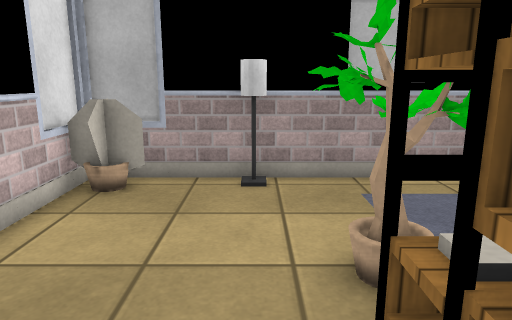
View 1 (above)

12 first-person views from a walk through a 3-D level made in the Unity game engine. The camera is 1.2 m above the floor, tilts 12° down and sees 70° across. The floor is counted in squares, 0.5 m on a side. Each view is taken from the middle of a square. On the plan, view 1 faces up. The plan holds only what a view shows up to about 20 squares ahead; the rest is blank. The player is left out. Some surface patterns are stand-ins.

View 2
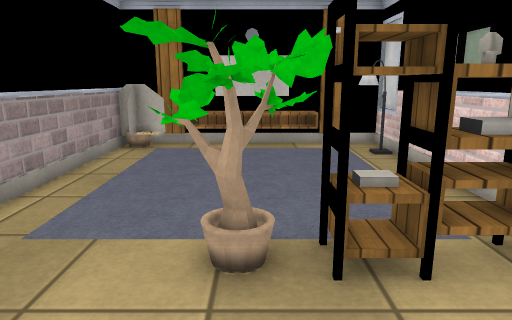

View 3
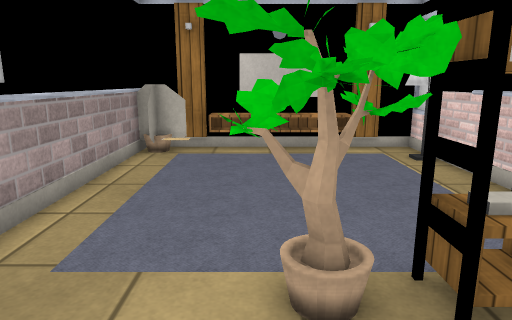

View 4
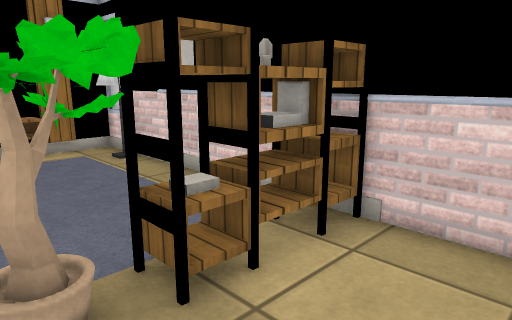

View 5
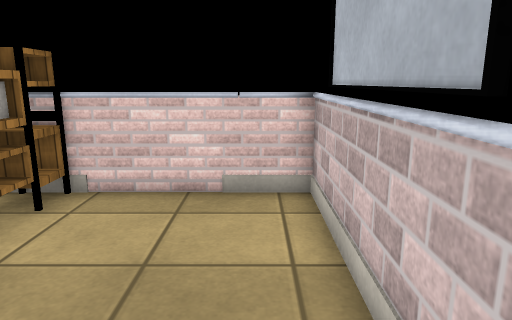

View 6
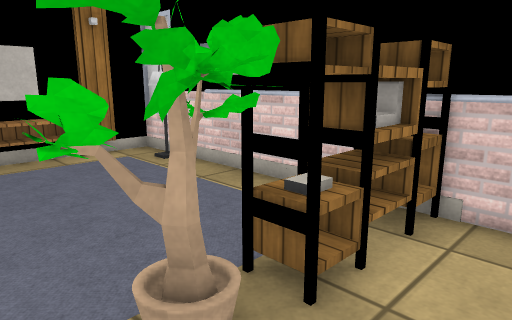

View 7
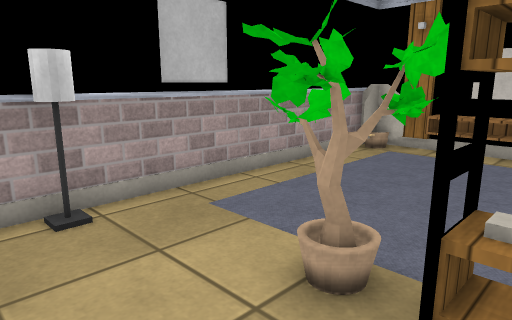

View 8
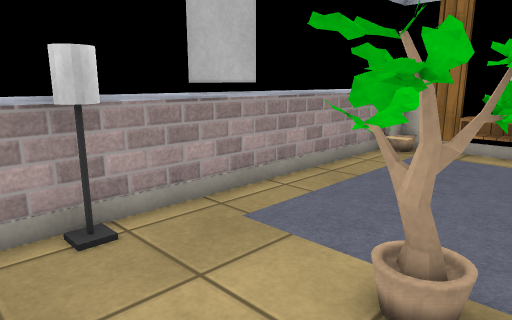

View 9
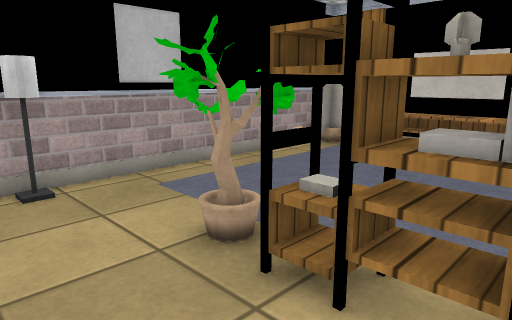

View 10
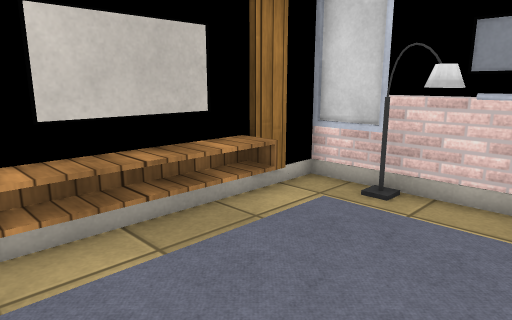

View 11
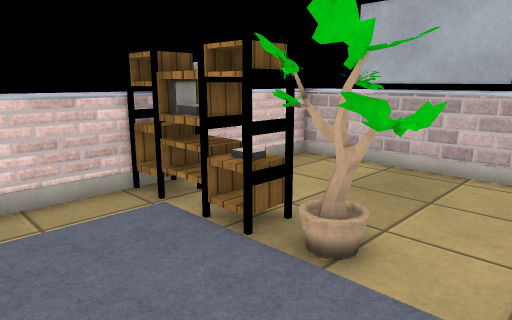

View 12
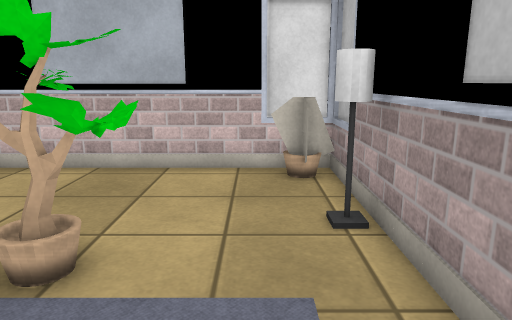

### Floor plan
Key: @ floor where view 1 was taken; # wall or solid block; . floor; = window, fence, low wall or low ledge; ^ raised ledge; O other object.
Columns run from 4 left of view 1 to 12 right of it. Each row starts with its distance up from view 1.
  9 ####O############
  8 #=..O.........O##
  7 #......   .O  .=#
  6 #......       .^^
  5 #....###      .^O
  4 #....###      .^O
  3 #....##       .^#
  2 #....##       .^^
  1 #....##.....O.. #
  0 #...@^^.....O#O.#
 -1 #################

Where each view was taken, in squares from view 1:
view 1: 0 up, 0 right, facing up
view 2: 4 up, 3 left, facing right
view 3: 5 up, 2 left, facing right
view 4: 5 up, 2 left, facing down-right
view 5: 7 up, 3 left, facing down
view 6: 6 up, 1 left, facing down-right
view 7: 2 up, 2 left, facing up-right
view 8: 3 up, 2 left, facing up-right
view 9: 0 up, 2 left, facing up-right
view 10: 7 up, 6 right, facing down-right
view 11: 7 up, 6 right, facing down-left
view 12: 7 up, 6 right, facing left
